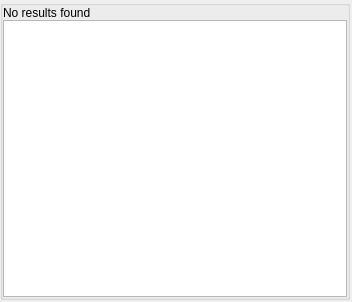
<?xml version="1.0" encoding="UTF-8"?>
<ui version="4.0">
 <class>C_NagToolBarSearchResults</class>
 <widget class="QWidget" name="C_NagToolBarSearchResults">
  <property name="geometry">
   <rect>
    <x>0</x>
    <y>0</y>
    <width>352</width>
    <height>302</height>
   </rect>
  </property>
  <property name="windowTitle">
   <string>Form</string>
  </property>
  <layout class="QVBoxLayout" name="_2">
   <property name="spacing">
    <number>0</number>
   </property>
   <property name="leftMargin">
    <number>0</number>
   </property>
   <property name="topMargin">
    <number>0</number>
   </property>
   <property name="rightMargin">
    <number>0</number>
   </property>
   <property name="bottomMargin">
    <number>0</number>
   </property>
   <item>
    <layout class="QHBoxLayout" name="pc_HorizontalLayout">
     <property name="spacing">
      <number>0</number>
     </property>
     <item>
      <widget class="stw_opensyde_gui_elements::C_OgeGbxGrayed" name="pc_GroupBox">
       <property name="minimumSize">
        <size>
         <width>350</width>
         <height>300</height>
        </size>
       </property>
       <property name="maximumSize">
        <size>
         <width>350</width>
         <height>16777215</height>
        </size>
       </property>
       <property name="title">
        <string/>
       </property>
       <layout class="QVBoxLayout" name="verticalLayout_2">
        <property name="spacing">
         <number>0</number>
        </property>
        <property name="leftMargin">
         <number>0</number>
        </property>
        <property name="topMargin">
         <number>0</number>
        </property>
        <property name="rightMargin">
         <number>0</number>
        </property>
        <property name="bottomMargin">
         <number>0</number>
        </property>
        <item>
         <widget class="stw_opensyde_gui_elements::C_OgeLabToolBarNoSearchResult" name="pc_LabelNoSearchResultsFound">
          <property name="text">
           <string>No results found</string>
          </property>
         </widget>
        </item>
        <item>
         <widget class="stw_opensyde_gui::C_SdSearchTreeWidget" name="pc_SearchTreeWidget">
          <property name="indentation">
           <number>10</number>
          </property>
          <property name="rootIsDecorated">
           <bool>false</bool>
          </property>
          <property name="expandsOnDoubleClick">
           <bool>false</bool>
          </property>
          <attribute name="headerVisible">
           <bool>false</bool>
          </attribute>
          <column>
           <property name="text">
            <string notr="true">1</string>
           </property>
          </column>
         </widget>
        </item>
       </layout>
      </widget>
     </item>
     <item>
      <spacer name="pc_HorizontalSpacer">
       <property name="orientation">
        <enum>Qt::Horizontal</enum>
       </property>
       <property name="sizeHint" stdset="0">
        <size>
         <width>1</width>
         <height>20</height>
        </size>
       </property>
      </spacer>
     </item>
    </layout>
   </item>
   <item>
    <spacer name="pc_VerticalSpacer">
     <property name="orientation">
      <enum>Qt::Vertical</enum>
     </property>
     <property name="sizeHint" stdset="0">
      <size>
       <width>20</width>
       <height>1</height>
      </size>
     </property>
    </spacer>
   </item>
  </layout>
 </widget>
 <customwidgets>
  <customwidget>
   <class>stw_opensyde_gui_elements::C_OgeGbxGrayed</class>
   <extends>QGroupBox</extends>
   <header>C_OgeGbxGrayed.h</header>
   <container>1</container>
  </customwidget>
  <customwidget>
   <class>stw_opensyde_gui::C_SdSearchTreeWidget</class>
   <extends>QTreeWidget</extends>
   <header>C_SdSearchTreeWidget.h</header>
  </customwidget>
  <customwidget>
   <class>stw_opensyde_gui_elements::C_OgeLabToolBarNoSearchResult</class>
   <extends>QLabel</extends>
   <header>C_OgeLabToolBarNoSearchResult.h</header>
  </customwidget>
 </customwidgets>
 <resources/>
 <connections/>
</ui>
